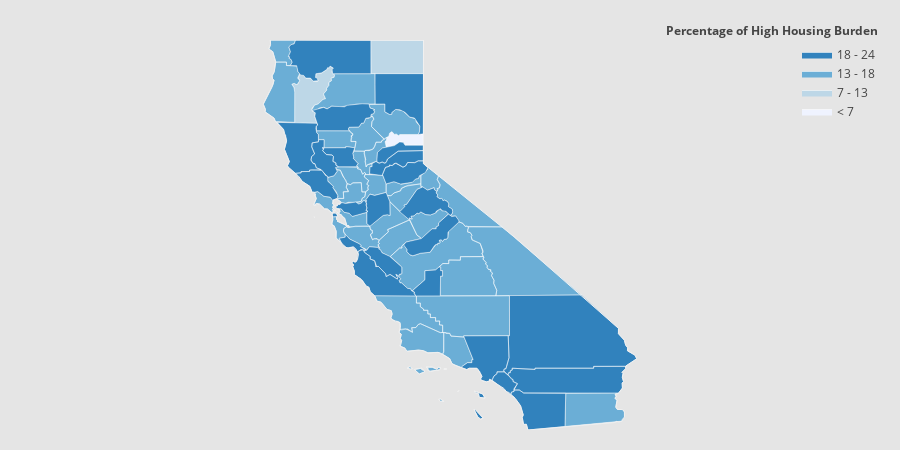

Notebook code for this chart:
### Markdown cell above
# Choropleth

### Code cell
import plotly.figure_factory as ff

import numpy as np
import pandas as pd

values = mean_house['percent']
fips = mean_house.index

endpts = list(np.mgrid[values.min():values.max():4j])
colorscale = ["#eff3ff", "#bdd7e7", "#6baed6", "#3182bd", "#08519c"]

fig = ff.create_choropleth(
    fips=fips, values=values, scope=['California'], show_state_data=True,
    colorscale=colorscale, binning_endpoints=endpts, round_legend_values=True,
    plot_bgcolor='rgb(229,229,229)',
    paper_bgcolor='rgb(229,229,229)',
    legend_title='Percentage of High Housing Burden',
    county_outline={'color': 'rgb(255,255,255)', 'width': 0.5},
)
fig.layout.template = None
fig.show()

### Figure 1 — Plotly figure (JSON) as saved in the notebook; plotly's stock layout.template omitted (floating-point values rounded to 4 significant figures; data arrays with more than 128 entries replaced by an {"elided": "..."} marker saying what was removed)
{"data": [{"fill": "toself", "fillcolor": "#eff3ff", "hoverinfo": "none", "line": {"color": "rgb(255,255,255)", "width": 0.5}, "mode": "lines", "name": "< 7", "type": "scatter", "x": [-121.1, -121.0, -121.0, -120.9, -120.9, -120.9, -120.8, -120.7, -120.7, -120.7, -120.0, -120.0, -120.5, -120.6, -120.7, -120.8, -121.0, -121.1, null], "y": [39.54, 39.56, 39.64, 39.69, 39.74, 39.78, 39.71, 39.72, 39.68, 39.71, 39.72, 39.45, 39.45, 39.52, 39.53, 39.45, 39.39, 39.54, null]}, {"fill": "toself", "fillcolor": "#bdd7e7", "hoverinfo": "none", "line": {"color": "rgb(255,255,255)", "width": 0.5}, "mode": "lines", "name": "7 - 13", "type": "scatter", "x": [-121.5, -121.4, -120.0, -120.0, -121.4, -121.5, null, -123.6, -123.6, -123.5, -123.4, -123.4, -123.5, -123.4, -123.4, -123.3, -123.2, -123.1, -123.0, -122.9, -122.9, -123.0, -123.0, -122.8, -122.7, -122.6, -122.6, -122.6, -122.5, -122.5, -122.4, -122.5, -122.5, -122.5, -122.6, -122.6, -122.7, -122.7, -122.8, -122.7, -122.8, -122.9, -123.0, -123.1, -123.1, -123.0, -123.0, -122.9, -123.5, -123.5, -123.6, -123.6, null], "y": [41.95, 42.0, 41.99, 41.18, 41.18, 41.95, null, 40.93, 40.95, 40.91, 40.94, 41.03, 41.09, 41.09, 41.18, 41.14, 41.08, 41.08, 41.0, 40.99, 41.03, 41.09, 41.18, 41.2, 41.29, 41.33, 41.33, 41.37, 41.32, 41.21, 41.16, 41.11, 41.07, 41.01, 40.97, 40.9, 40.83, 40.79, 40.69, 40.58, 40.56, 40.45, 40.42, 40.34, 40.28, 40.24, 40.14, 39.98, 39.98, 40.73, 40.84, 40.93, null]}, {"fill": "toself", "fillcolor": "#6baed6", "hoverinfo": "none", "line": {"color": "rgb(255,255,255)", "width": 0.5}, "mode": "lines", "name": "13 - 18", "type": "scatter", "x": {"elided": "814 float values"}, "y": {"elided": "814 float values"}}, {"fill": "toself", "fillcolor": "#3182bd", "hoverinfo": "none", "line": {"color": "rgb(255,255,255)", "width": 0.5}, "mode": "lines", "name": "18 - 24", "type": "scatter", "x": {"elided": "638 float values"}, "y": {"elided": "638 float values"}}, {"fill": "toself", "fillcolor": "#08519c", "hoverinfo": "none", "line": {"color": "rgb(255,255,255)", "width": 0.5}, "mode": "lines", "name": "> 24", "type": "scatter", "x": [], "y": []}, {"hoverinfo": "text", "legendgroup": "centroids", "marker": {"color": "white", "opacity": 0}, "mode": "markers", "name": "US Counties", "selected": {"marker": {"color": "white", "opacity": 1, "size": 3}}, "showlegend": false, "text": ["County: Ventura<br>State: California<br>FIPS: 06111<br>Value: 17.686359920826252", "County: Ventura<br>State: California<br>FIPS: 06111<br>Value: 17.686359920826252", "County: Ventura<br>State: California<br>FIPS: 06111<br>Value: 17.686359920826252", "County: Santa Barbara<br>State: California<br>FIPS: 06083<br>Value: 17.733070116379274", "County: Santa Barbara<br>State: California<br>FIPS: 06083<br>Value: 17.733070116379274", "County: Santa Barbara<br>State: California<br>FIPS: 06083<br>Value: 17.733070116379274", "County: Santa Barbara<br>State: California<br>FIPS: 06083<br>Value: 17.733070116379274", "County: Santa Barbara<br>State: California<br>FIPS: 06083<br>Value: 17.733070116379274", "County: San Francisco<br>State: California<br>FIPS: 06075<br>Value: 19.337629709874154", "County: San Francisco<br>State: California<br>FIPS: 06075<br>Value: 19.337629709874154", "County: San Francisco<br>State: California<br>FIPS: 06075<br>Value: 19.337629709874154", "County: San Francisco<br>State: California<br>FIPS: 06075<br>Value: 19.337629709874154", "County: San Francisco<br>State: California<br>FIPS: 06075<br>Value: 19.337629709874154", "County: Marin<br>State: California<br>FIPS: 06041<br>Value: 17.229296755563034", "County: Marin<br>State: California<br>FIPS: 06041<br>Value: 17.229296755563034", "County: Los Angeles<br>State: California<br>FIPS: 06037<br>Value: 21.1465650159901", "County: Los Angeles<br>State: California<br>FIPS: 06037<br>Value: 21.1465650159901", "County: Los Angeles<br>State: California<br>FIPS: 06037<br>Value: 21.1465650159901", "County: Del Norte<br>State: California<br>FIPS: 06015<br>Value: 15.191752369944618", "County: Del Norte<br>State: California<br>FIPS: 06015<br>Value: 15.191752369944618", "County: Alameda<br>State: California<br>FIPS: 06001<br>Value: 17.670593407417545", "County: Alpine<br>State: California<br>FIPS: 06003<br>Value: 13.181526511313745", "County: Amador<br>State: California<br>FIPS: 06005<br>Value: 18.00306737544703", "County: Butte<br>State: California<br>FIPS: 06007<br>Value: 18.358014389432086", "County: Calaveras<br>State: California<br>FIPS: 06009<br>Value: 18.084347133639362", "County: Colusa<br>State: California<br>FIPS: 06011<br>Value: 20.144204500347257", "County: Contra Costa<br>State: California<br>FIPS: 06013<br>Value: 20.21979289703818", "County: El Dorado<br>State: California<br>FIPS: 06017<br>Value: 22.063858350318455", "County: Fresno<br>State: California<br>FIPS: 06019<br>Value: 15.67746380457983", "County: Glenn<br>State: California<br>FIPS: 06021<br>Value: 15.135558166126419", "County: Humboldt<br>State: California<br>FIPS: 06023<br>Value: 18.029942558033976", "County: Imperial<br>State: California<br>FIPS: 06025<br>Value: 14.94934031595054", "County: Inyo<br>State: California<br>FIPS: 06027<br>Value: 17.62180630946874", "County: Kern<br>State: California<br>FIPS: 06029<br>Value: 14.934393594844918", "County: Kings<br>State: California<br>FIPS: 06031<br>Value: 19.24357912233356", "County: Lake<br>State: California<br>FIPS: 06033<br>Value: 24.270381273723483", "County: Lassen<br>State: California<br>FIPS: 06035<br>Value: 23.084756823812388", "County: Madera<br>State: California<br>FIPS: 06039<br>Value: 22.045864045528667", "County: Mariposa<br>State: California<br>FIPS: 06043<br>Value: 13.148773093767545", "County: Mendocino<br>State: California<br>FIPS: 06045<br>Value: 24.92889963479027", "County: Merced<br>State: California<br>FIPS: 06047<br>Value: 17.22903740630837", "County: Modoc<br>State: California<br>FIPS: 06049<br>Value: 10.074888389251209", "County: Mono<br>State: California<br>FIPS: 06051<br>Value: 13.19901113964046", "County: Monterey<br>State: California<br>FIPS: 06053<br>Value: 19.609063043908446", "County: Napa<br>State: California<br>FIPS: 06055<br>Value: 17.10333033087404", "County: Nevada<br>State: California<br>FIPS: 06057<br>Value: 24.62545558441919", "County: Orange<br>State: California<br>FIPS: 06059<br>Value: 20.245985112638497", "County: Placer<br>State: California<br>FIPS: 06061<br>Value: 22.092867113271687", "County: Plumas<br>State: California<br>FIPS: 06063<br>Value: 15.795355304760868", "County: Riverside<br>State: California<br>FIPS: 06065<br>Value: 22.23525395871335", "County: Sacramento<br>State: California<br>FIPS: 06067<br>Value: 15.674982220795753", "County: San Benito<br>State: California<br>FIPS: 06069<br>Value: 19.096125264483256", "County: San Bernardino<br>State: California<br>FIPS: 06071<br>Value: 19.458094930353383", "County: San Diego<br>State: California<br>FIPS: 06073<br>Value: 21.62039926633014", "County: San Joaquin<br>State: California<br>FIPS: 06077<br>Value: 20.85703287224177", "County: San Luis Obispo<br>State: California<br>FIPS: 06079<br>Value: 17.020391722393196", "County: San Mateo<br>State: California<br>FIPS: 06081<br>Value: 18.946596293769993", "County: Santa Clara<br>State: California<br>FIPS: 06085<br>Value: 16.573874457839942", "County: Santa Cruz<br>State: California<br>FIPS: 06087<br>Value: 20.56947289466162", "County: Shasta<br>State: California<br>FIPS: 06089<br>Value: 14.436083015584336", "County: Sierra<br>State: California<br>FIPS: 06091<br>Value: 7.141635936484903", "County: Siskiyou<br>State: California<br>FIPS: 06093<br>Value: 23.76676225242033", "County: Solano<br>State: California<br>FIPS: 06095<br>Value: 18.779874131451397", "County: Sonoma<br>State: California<br>FIPS: 06097<br>Value: 20.123853781277116", "County: Stanislaus<br>State: California<br>FIPS: 06099<br>Value: 15.809767493713233", "County: Sutter<br>State: California<br>FIPS: 06101<br>Value: 15.625613160240023", "County: Tehama<br>State: California<br>FIPS: 06103<br>Value: 20.03790578765372", "County: Trinity<br>State: California<br>FIPS: 06105<br>Value: 10.918471287411437", "County: Tulare<br>State: California<br>FIPS: 06107<br>Value: 16.503715016544323", "County: Tuolumne<br>State: California<br>FIPS: 06109<br>Value: 20.47926073027177", "County: Yolo<br>State: California<br>FIPS: 06113<br>Value: 17.453228554428676", "County: Yuba<br>State: California<br>FIPS: 06115<br>Value: 16.24382199015393"], "type": "scatter", "unselected": {"marker": {"opacity": 0}}, "x": [[-119.4], [-119.1], [-119.5], [-119.0], [-119.7], [-120.1], [-120.4], [-120.0], [-123.0], [-122.3], [-122.4], [-122.4], [-122.4], [-122.4], [-122.7], [-118.4], [-118.5], [-118.2], [-124.2], [-123.9], -121.9, -119.8, -120.7, -121.6, -120.6, -122.2, -121.9, -120.5, -119.6, -122.4, -123.9, -115.4, -117.4, -118.7, -119.8, -122.8, -120.6, -119.8, -119.9, -123.4, -120.7, -120.7, -118.9, -121.2, -122.3, -120.8, -117.8, -120.7, -120.8, -116.0, -121.3, -121.1, -116.2, -116.7, -121.3, -120.4, -122.3, -121.7, -122.0, -122.0, -120.5, -122.5, -121.9, -122.9, -121.0, -121.7, -122.2, -123.1, -118.8, -120.0, -121.9, -121.4], "y": [[34.01], [34.47], [33.25], [33.48], [34.01], [33.97], [34.04], [34.72], [37.7], [37.78], [37.82], [37.86], [37.76], [37.86], [38.07], [33.38], [32.9], [34.36], [41.95], [41.74], 37.65, 38.6, 38.45, 39.67, 38.2, 39.18, 37.92, 38.78, 36.76, 39.6, 40.7, 33.04, 36.51, 35.34, 36.08, 39.1, 40.67, 37.22, 37.58, 39.44, 37.19, 41.59, 37.94, 36.22, 38.51, 39.3, 33.7, 39.06, 40.0, 33.74, 38.45, 36.61, 34.84, 33.03, 37.93, 35.39, 37.42, 37.23, 37.06, 40.76, 39.58, 41.59, 38.27, 38.53, 37.56, 39.03, 40.13, 40.65, 36.22, 38.03, 38.69, 39.27]}, {"hoverinfo": "text", "legendgroup": "States", "line": {"color": "rgb(240, 240, 240)", "width": 1}, "mode": "lines", "showlegend": false, "type": "scatter", "x": {"elided": "263 float values"}, "y": {"elided": "263 float values"}}], "layout": {"annotations": [{"showarrow": false, "text": "<b>Percentage of High Housing Burden</b>", "x": 1, "xanchor": "right", "xref": "paper", "y": 1.05, "yref": "paper"}], "dragmode": "select", "height": 450, "hovermode": "closest", "legend": {"traceorder": "reversed", "x": 1, "xanchor": "right", "y": 1, "yanchor": "top"}, "margin": {"b": 20, "l": 20, "r": 20, "t": 40}, "paper_bgcolor": "rgb(229,229,229)", "plot_bgcolor": "rgb(229,229,229)", "width": 900, "xaxis": {"autorange": false, "fixedrange": true, "range": [-131.1, -107.4], "showgrid": false, "showticklabels": false, "zeroline": false}, "yaxis": {"autorange": false, "fixedrange": true, "range": [32.53, 42.0], "showgrid": false, "showticklabels": false, "zeroline": false}}}
